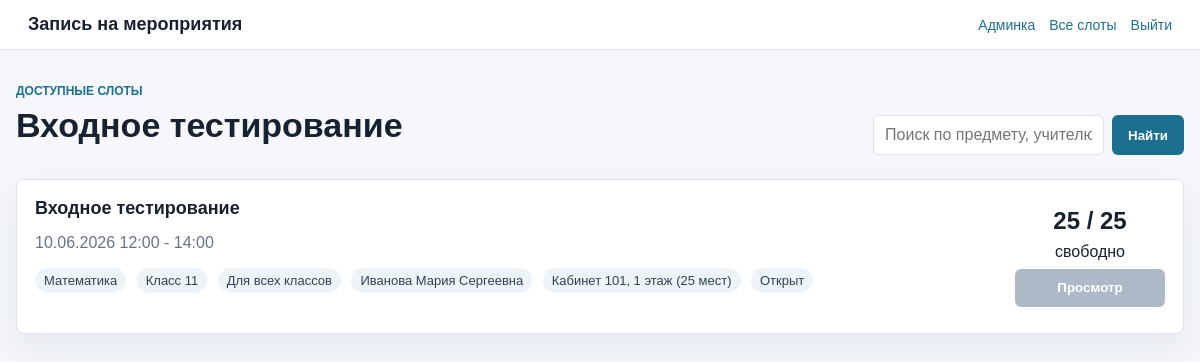
/events/testing/ (signed in), run on the app's committed database.
### events/models.py (models this page shows, shortened)
class Event(models.Model):
    class EventType(models.TextChoices):
        EXAM = 'exam', _('Пробный экзамен')
        TESTING = 'testing', _('Входное тестирование')
        MEETING = 'meeting', _('Встреча с учителем')
    title = models.CharField(_('Название'), max_length=255)
    event_type = models.CharField(_('Тип'), max_length=20, choices=EventType.choices)
    description = models.TextField(_('Описание'), blank=True)
    created_by = models.ForeignKey(
        settings.AUTH_USER_MODEL,
        on_delete=models.PROTECT,
        related_name='created_events',
        verbose_name=_('Создал'),
    )
    is_active = models.BooleanField(_('Активно'), default=True)
    created_at = models.DateTimeField(_('Создано'), auto_now_add=True)
    class Meta:
        ordering = ['-created_at']
        verbose_name = _('Мероприятие')
        verbose_name_plural = _('Мероприятия')

class Slot(models.Model):
    class Status(models.TextChoices):
        OPEN = 'open', _('Открыт')
        CLOSED = 'closed', _('Закрыт')
        CANCELED = 'canceled', _('Отменен')
    event = models.ForeignKey(Event, on_delete=models.CASCADE, related_name='slots', verbose_name=_('Мероприятие'))
    teacher = models.ForeignKey(
        TeacherProfile,
        on_delete=models.PROTECT,
        related_name='slots',
        verbose_name=_('Учитель'),
        null=True,
        blank=True,
    )
    subject = models.CharField(_('Предмет'), max_length=100, blank=True)
    target_class = models.CharField(_('Класс поступления'), max_length=10, blank=True)
    available_classes = models.ManyToManyField(
        SchoolClass,
        blank=True,
        related_name='slots',
        verbose_name=_('Доступно классам'),
        help_text=_('Если классы не выбраны, слот доступен всем.'),
    )
    classroom = models.ForeignKey(
        Classroom,
        on_delete=models.PROTECT,
        related_name='slots',
        verbose_name=_('Кабинет'),
        null=True,
        blank=True,
    )
    start_time = models.DateTimeField(_('Начало'))
    end_time = models.DateTimeField(_('Окончание'))
    max_participants = models.PositiveIntegerField(_('Максимум мест'), default=1)
    current_participants = models.PositiveIntegerField(_('Текущее количество'), default=0)
    status = models.CharField(_('Статус'), max_length=20, choices=Status.choices, default=Status.OPEN)
    created_at = models.DateTimeField(_('Создано'), auto_now_add=True)
    class Meta:
        ordering = ['start_time']
        indexes = [
            models.Index(fields=['event', 'status', 'start_time']),
            models.Index(fields=['teacher', 'start_time']),
            models.Index(fields=['subject']),
            models.Index(fields=['target_class']),
        ]
        verbose_name = _('Слот')
        verbose_name_plural = _('Слоты')
    @property
    def free_places(self):
        return max(self.max_participants - self.current_participants, 0)
    @property
    def is_available(self):
        return self.status == self.Status.OPEN and self.event.is_active and self.free_places > 0 and self.start_time > timezone.now()

class TeacherProfile(models.Model):
    user = models.OneToOneField(
        settings.AUTH_USER_MODEL,
        on_delete=models.CASCADE,
        related_name='teacher_profile',
        verbose_name=_('Пользователь'),
    )
    subject = models.CharField(_('Предмет'), max_length=100, blank=True)
    department = models.CharField(_('Кафедра/отделение'), max_length=100, blank=True)
    class Meta:
        verbose_name = _('Профиль учителя')
        verbose_name_plural = _('Профили учителей')

class Classroom(models.Model):
    floor = models.PositiveSmallIntegerField(_('Этаж'))
    number = models.CharField(_('Номер кабинета'), max_length=20)
    capacity = models.PositiveIntegerField(_('Количество мест'))
    is_active = models.BooleanField(_('Активен'), default=True)
    class Meta:
        ordering = ['floor', 'number']
        constraints = [
            models.UniqueConstraint(fields=['floor', 'number'], name='unique_classroom_floor_number')
        ]
        verbose_name = _('Кабинет')
        verbose_name_plural = _('Кабинеты')
    def __str__(self):
        return f'Кабинет {self.number}, {self.floor} этаж ({self.capacity} мест)'

### accounts/models.py (models this page shows, shortened)
class User(AbstractUser):
    class Role(models.TextChoices):
        ADMIN = 'admin', _('Администратор')
        TEACHER = 'teacher', _('Учитель')
        USER = 'user', _('Пользователь')
    username = None
    email = models.EmailField(_('email'), unique=True)
    full_name = models.CharField(_('ФИО'), max_length=255)
    phone = models.CharField(_('Телефон'), max_length=20, blank=True)
    role = models.CharField(_('Роль'), max_length=20, choices=Role.choices, default=Role.USER)
    school_class = models.ForeignKey(
        'events.SchoolClass',
        on_delete=models.SET_NULL,
        null=True,
        blank=True,
        related_name='users',
        verbose_name=_('Класс'),
    )
    USERNAME_FIELD = 'email'
    REQUIRED_FIELDS = ['full_name']
    objects = UserManager()
    @property
    def is_admin_role(self):
        return self.is_superuser or self.role == self.Role.ADMIN

### events/frontend_views.py (the view, shortened to what this page needs)
# urls.py: path('events/<str:event_type>/', event_type_page, name='event-type'),
def event_type_page(request, event_type):
    if event_type not in Event.EventType.values:
        return redirect('home')
    slots = Slot.objects.select_related('event', 'teacher', 'teacher__user', 'classroom').filter(
        event__event_type=event_type,
        event__is_active=True,
        start_time__gt=timezone.now(),
    ).prefetch_related('available_classes')
    if not request.user.is_staff:
        slots = slots.exclude(status=Slot.Status.CANCELED)
    if request.user.is_authenticated and not request.user.is_admin_role and not request.user.is_teacher_role:
        user_class = request.user.school_class
        if user_class:
            slots = slots.filter(Q(available_classes__isnull=True) | Q(available_classes=user_class)).distinct()
        else:
            slots = slots.filter(available_classes__isnull=True)
    query = request.GET.get('q', '').strip()
    return render(
        request,
        'events/event_type.html',
        {
            'event_type': event_type,
            'event_type_label': Event.EventType(event_type).label,
            'slots': slots,
            'query': query,
        },
    )

### templates/events/event_type.html (shortened to what this page needs)
{% extends "base.html" %}
{% block content %}
<section class="section-head">
    <div>
        <p class="eyebrow">Доступные слоты</p>
        <h1>{{ event_type_label }}</h1>
    </div>
    <form class="search" method="get">
        <input name="q" value="{{ query }}" placeholder="Поиск по предмету, учителю, классу">
        <button type="submit">Найти</button>
    </form>
</section>
<div class="slot-list">
    {% for slot in slots %}
        <article class="slot-card">
            <div>
                <h2>{{ slot.event.title }}</h2>
                <p class="muted">
                    {{ slot.start_time|date:"d.m.Y H:i" }} - {{ slot.end_time|date:"H:i" }}
                </p>
                <p>
                    {% if slot.subject %}<span class="tag">{{ slot.subject }}</span>{% endif %}
                    {% if slot.target_class %}<span class="tag">Класс {{ slot.target_class }}</span>{% endif %}
                    {% if slot.available_classes.all %}
                        <span class="tag">Для: {% for class_group in slot.available_classes.all %}{{ class_group.name }}{% if not forloop.last %}, {% endif %}{% endfor %}</span>
                    {% else %}
                        <span class="tag">Для всех классов</span>
                    {% endif %}
                    {% if slot.teacher %}<span class="tag">{{ slot.teacher.user.full_name }}</span>{% endif %}
                    {% if slot.classroom %}<span class="tag">{{ slot.classroom }}</span>{% endif %}
                    <span class="tag">{{ slot.get_status_display }}</span>
                </p>
            </div>
            <div class="slot-side">
                <strong>{{ slot.free_places }} / {{ slot.max_participants }}</strong>
                <span>свободно</span>
                {% if slot.is_available and not user.is_admin_role and not user.is_teacher_role %}
                    <a class="button" href="{% url 'register-slot' slot.id %}">Записаться</a>
                {% elif user.is_admin_role or user.is_teacher_role %}
                    <button class="button disabled" disabled>Просмотр</button>
                {% else %}
                    <button class="button disabled" disabled>Недоступно</button>
                {% endif %}
            </div>
        </article>
    {% empty %}
        <div class="empty">Сейчас нет доступных слотов по выбранному разделу.</div>
    {% endfor %}
</div>
{% endblock %}

### static/css/app.css (style rules this page uses)
:root { --bg: #f5f7fb; --panel: #ffffff; --ink: #18212f; --muted: #687386; --line: #dce3ee; --primary: #1d6f8f; --primary-dark: #14516a; --green: #287d4f; --red: #b23b3b; --amber: #a86c15; --shadow: 0 14px 35px rgba(22, 34, 51, 0.08); }
* { box-sizing: border-box; }
body { margin: 0; background: var(--bg); color: var(--ink); font-family: Arial, Helvetica, sans-serif; }
.nav-pill, .button, .search button { display: inline-flex; align-items: center; justify-content: center; min-height: 38px; padding: 0 16px; border: 0; border-radius: 6px; background: var(--primary); color: #fff; font-weight: 700; cursor: pointer; }
.button.disabled { background: #aeb9c8; cursor: default; }
.page-head, .section-head { display: flex; align-items: end; justify-content: space-between; gap: 24px; margin-bottom: 24px; }
h1, h2, p { margin-top: 0; }
h1 { margin-bottom: 10px; font-size: 34px; line-height: 1.15; }
h2 { font-size: 18px; }
.eyebrow { margin-bottom: 8px; color: var(--primary); font-size: 12px; font-weight: 700; letter-spacing: 0; text-transform: uppercase; }
.muted, small { color: var(--muted); }
.search { display: flex; gap: 8px; }
input, select, textarea { width: 100%; min-height: 40px; padding: 9px 11px; border: 1px solid var(--line); border-radius: 6px; background: #fff; color: var(--ink); font: inherit; }
.slot-list, .teacher-grid { display: grid; gap: 12px; }
.slot-card, .teacher-slot, .form-card, .summary-panel, .auth-card, .empty, .table-wrap { border: 1px solid var(--line); border-radius: 8px; background: var(--panel); box-shadow: var(--shadow); }
.slot-card { display: grid; grid-template-columns: 1fr 150px; gap: 18px; padding: 18px; }
.slot-side { display: flex; flex-direction: column; align-items: stretch; justify-content: center; gap: 8px; text-align: center; }
.slot-side strong { font-size: 24px; }
.tag { display: inline-block; margin: 0 6px 6px 0; padding: 5px 9px; border-radius: 999px; background: #edf3f7; color: #314255; font-size: 13px; }

### data on the page
Event: title "Входное тестирование"
Slot: event "Входное тестирование", start_time "10.06.2026 12:00", end_time "14:00", subject "Математика", target_class "11", shows "Для всех классов", teacher.user.full_name "Иванова Мария Сергеевна", classroom "Кабинет 101, 1 этаж (25 мест)", status "Открыт", free_places "25", max_participants "25", shows "Просмотр"
